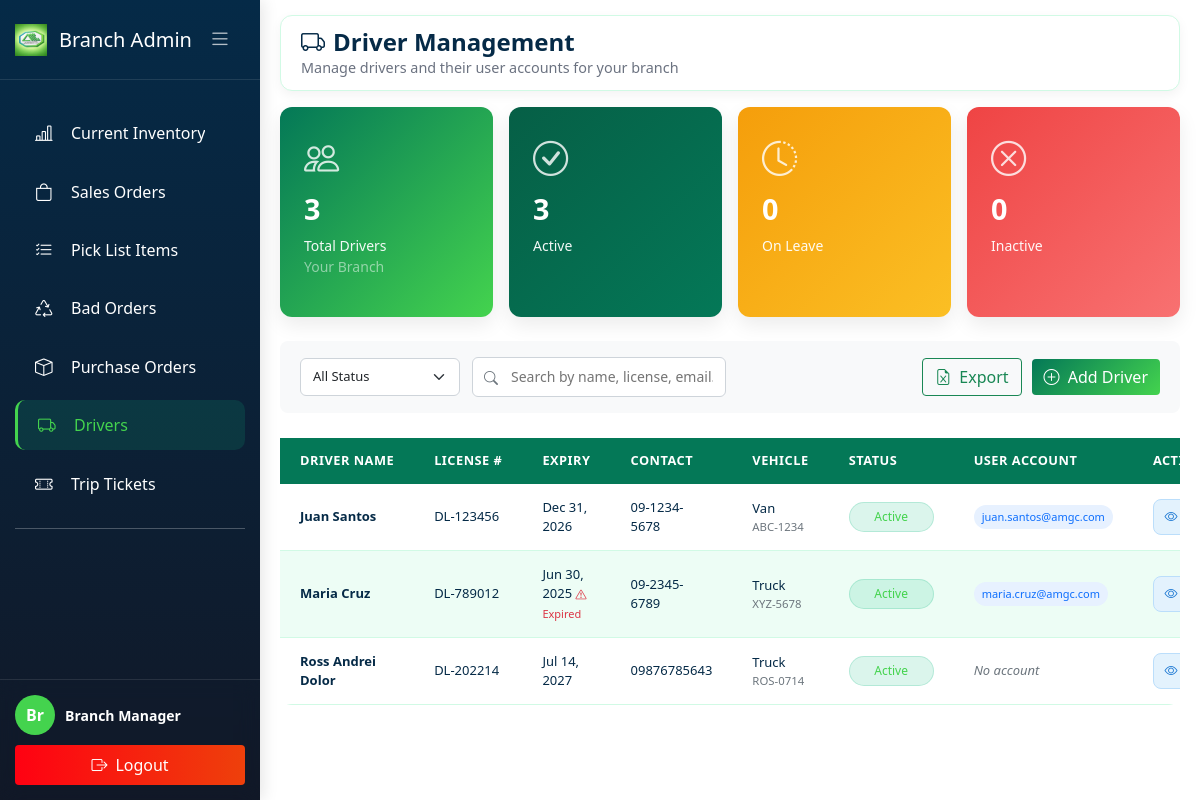
/BranchAdmin/drivers.php (signed in), run on an earlier commit of the app's database.
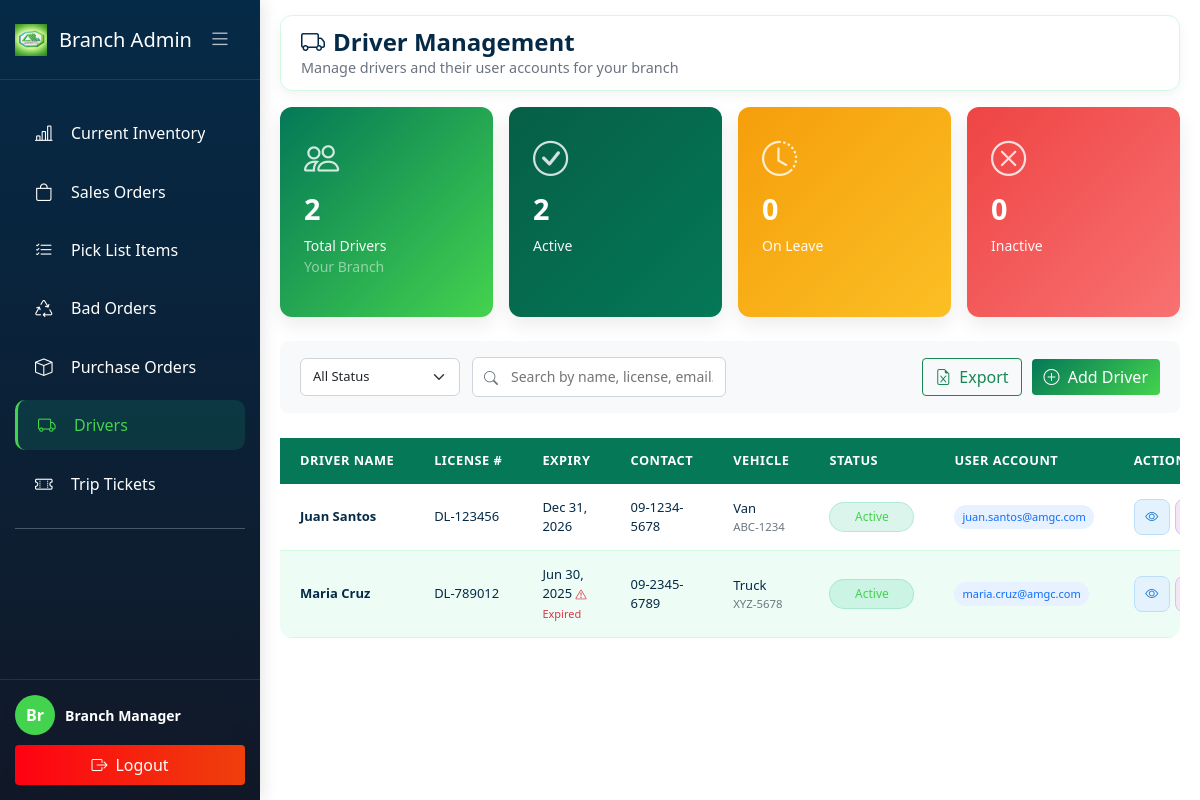
And on a later commit of the database.
### tables this page shows
CREATE TABLE `drivers` (
  `driver_id` int(11) NOT NULL,
  `user_id` int(11) DEFAULT NULL,
  `driver_name` varchar(100) NOT NULL,
  `license_number` varchar(50) NOT NULL,
  `license_expiry` date DEFAULT NULL,
  `contact_number` varchar(20) DEFAULT NULL,
  `vehicle_type` varchar(50) DEFAULT NULL,
  `vehicle_plate_number` varchar(50) DEFAULT NULL,
  `status` enum('active','inactive','on-leave') DEFAULT 'active',
  `branch_id` int(11) DEFAULT NULL,
  `created_at` timestamp NOT NULL DEFAULT current_timestamp(),
  `updated_at` timestamp NOT NULL DEFAULT current_timestamp() ON UPDATE current_timestamp()
);

CREATE TABLE `users` (
  `user_id` int(11) NOT NULL,
  `email` varchar(100) NOT NULL,
  `password_hash` varchar(255) NOT NULL,
  `first_name` varchar(50) NOT NULL,
  `last_name` varchar(50) NOT NULL,
  `role` enum('admin','branch_admin','warehouse','delivery','sales','global') NOT NULL,
  `department` varchar(100) DEFAULT NULL,
  `status` enum('active','inactive','suspended') DEFAULT 'active',
  `created_at` timestamp NOT NULL DEFAULT current_timestamp(),
  `updated_at` timestamp NOT NULL DEFAULT current_timestamp() ON UPDATE current_timestamp(),
  `branch_id` int(11) NOT NULL,
  `driver_id` int(11) DEFAULT NULL
);

### BranchAdmin/drivers.php (the view, shortened to what the changed rows need)
<?php
require_once '../config/database.php';
$branch_id = $_SESSION['branch_id'] ?? 0;
$view_all_branches = $_SESSION['view_all_branches'] ?? false;
$drivers_branch_column_exists = false;
$check_column = $conn->query("SHOW COLUMNS FROM drivers LIKE 'branch_id'");
if ($check_column && $check_column->num_rows > 0) {
    $drivers_branch_column_exists = true;
}
$branch_condition = "";
if ($drivers_branch_column_exists && !$view_all_branches) {
    $branch_condition = "AND d.branch_id = $branch_id";
}
$drivers_query = "
    SELECT
        d.driver_id,
        d.driver_name,
        d.license_number,
        d.license_expiry,
        d.contact_number,
        d.vehicle_type,
        d.vehicle_plate_number,
        d.status as driver_status,
        d.branch_id,
        d.created_at,
        d.updated_at,
        u.user_id,
        u.email,
        u.first_name,
        u.last_name,
        u.status as user_status,
        CONCAT(u.first_name, ' ', u.last_name) as user_full_name
    FROM drivers d
    LEFT JOIN users u ON d.driver_id = u.driver_id
    WHERE 1=1
    $branch_condition
    ORDER BY d.driver_name ASC
";
$drivers_result = $conn->query($drivers_query);
$drivers = $drivers_result->fetch_all(MYSQLI_ASSOC);
$total_drivers = count($drivers);
$active_drivers = count(array_filter($drivers, fn($d) => $d['driver_status'] === 'active'));
$statTotalDrivers = $total_drivers;
$statActiveDrivers = $active_drivers;
function getDriverStatusClass($status) {
    return match($status) {
        'active' => 'bg-success',
        'inactive' => 'bg-secondary',
        'on-leave' => 'bg-warning text-dark',
        default => 'bg-secondary'
    };
}
function getDriverStatusText($status) {
    return match($status) {
        'active' => 'Active',
        'inactive' => 'Inactive',
        'on-leave' => 'On Leave',
        default => ucfirst($status)
    };
}
function formatDate($dateStr) {
    $date = new DateTime($dateStr);
    return $date->format('M d, Y');
}
?>
<!DOCTYPE html>
<html lang="en">
<head>
    <link rel="stylesheet" href="../css/current_inventory.css">
    <link href="https://cdn.jsdelivr.net/npm/bootstrap@5.1.3/dist/css/bootstrap.min.css" rel="stylesheet">
    <link rel="stylesheet" href="https://cdn.jsdelivr.net/npm/bootstrap-icons@1.8.1/font/bootstrap-icons.css">
    <link href="https://cdn.jsdelivr.net/npm/sweetalert2@11/dist/sweetalert2.min.css" rel="stylesheet">
</head>
<body>
    <div id="appPage">
        <div class="main-content" id="mainContent">
            <div id="dashboardContent" class="page-content active">
                <div class="navbar-top">
                    <div class="page-title">
                        <h2><i class="bi bi-truck me-2"></i>Driver Management</h2>
                    </div>
                </div>
                <div class="row g-3 mb-4">
                    <div class="col-md-3 col-6">
                        <div class="stat-card total">
                            <i class="bi bi-people stat-icon"></i>
                            <div class="stat-value"><?= $statTotalDrivers ?></div>
                            <div class="stat-label">Total Drivers</div>
                            <?php if ($drivers_branch_column_exists && !$view_all_branches): ?>
                                <small class="d-block text-white-50">Your Branch</small>
                            <?php endif; ?>
                        </div>
                    </div>
                    <div class="col-md-3 col-6">
                        <div class="stat-card complete">
                            <i class="bi bi-check-circle stat-icon"></i>
                            <div class="stat-value"><?= $statActiveDrivers ?></div>
                            <div class="stat-label">Active</div>
                        </div>
                    </div>
                </div>
                <div class="table-responsive">
                    <table class="table driver-table" id="driversTable">
                        <thead>
                            <tr>
                                <th class="col-name">DRIVER NAME</th>
                                <th class="col-license">LICENSE #</th>
                                <th class="col-license">EXPIRY</th>
                                <th class="col-contact">CONTACT</th>
                                <th class="col-vehicle">VEHICLE</th>
                                <th class="col-status">STATUS</th>
                                <th class="col-user">USER ACCOUNT</th>
                                <th class="col-actions">ACTIONS</th>
                            </tr>
                        </thead>
                        <tbody id="driversTableBody">
                            <?php if (empty($drivers)): ?>
                            <tr>
                                <td colspan="<?= ($drivers_branch_column_exists && $view_all_branches) ? '9' : '8' ?>" class="empty-state-table">
                                    <i class="bi bi-truck"></i>
                                    <h5>No Drivers Found</h5>
                                    <p class="text-muted">Click "Add Driver" to create a new driver with user account.</p>
                                    <button class="btn btn-primary mt-2" onclick="showAddDriverModal()">
                                        <i class="bi bi-plus-circle me-1"></i> Add Driver
                                    </button>
                                </td>
                            </tr>
                            <?php else: ?>
                                <?php foreach ($drivers as $driver):
                                    $license_expiry = $driver['license_expiry'] ? new DateTime($driver['license_expiry']) : null;
                                    $today = new DateTime();
                                    $days_to_expiry = $license_expiry ? $today->diff($license_expiry)->days : null;
                                    $expiry_warning = $license_expiry && $license_expiry < $today ? 'expired' : ($days_to_expiry && $days_to_expiry <= 30 ? 'warning' : 'ok');
                                ?>
                                <tr class="driver-row"
                                    data-id="<?= $driver['driver_id'] ?>"
                                    data-name="<?= htmlspecialchars($driver['driver_name']) ?>"
                                    data-license="<?= htmlspecialchars($driver['license_number']) ?>"
                                    data-status="<?= $driver['driver_status'] ?>">
                                    <td class="col-name">
                                        <strong><?= htmlspecialchars($driver['driver_name']) ?></strong>
                                    </td>
                                    <td class="col-license"><?= htmlspecialchars($driver['license_number']) ?></td>
                                    <td class="col-license">
                                        <?= formatDate($driver['license_expiry']) ?>
                                        <?php if ($expiry_warning == 'expired'): ?>
                                            <span class="license-expiry-warning"><i class="bi bi-exclamation-triangle"></i> Expired</span>
                                        <?php elseif ($expiry_warning == 'warning'): ?>
                                            <span class="license-expiry-warning"><i class="bi bi-clock"></i> <?= $days_to_expiry ?> days</span>
                                        <?php endif; ?>
                                    </td>
                                    <td class="col-contact"><?= htmlspecialchars($driver['contact_number'] ?? 'N/A') ?></td>
                                    <td class="col-vehicle">
                                        <?= htmlspecialchars($driver['vehicle_type'] ?? 'N/A') ?>
                                        <small class="d-block text-muted"><?= htmlspecialchars($driver['vehicle_plate_number'] ?? '') ?></small>
                                    </td>
                                    <td class="col-status">
                                        <span class="status-badge <?= getDriverStatusClass($driver['driver_status']) ?>">
                                            <?= getDriverStatusText($driver['driver_status']) ?>
                                        </span>
                                    </td>
                                    <td class="col-user">
                                        <?php if ($driver['user_id']): ?>
                                            <span class="user-badge">
                                                <?= htmlspecialchars($driver['email']) ?>
                                            </span>
                                        <?php else: ?>
                                            <span class="text-muted fst-italic">No account</span>
                                        <?php endif; ?>
                                    </td>
                                    <td class="col-actions">
                                        <div class="action-buttons">
                                            <button class="btn-action btn-view" onclick="viewDriver(<?= $driver['driver_id'] ?>)" title="View">
                                                <i class="bi bi-eye"></i>
                                            </button>
                                            <button class="btn-action btn-edit" onclick="editDriver(<?= $driver['driver_id'] ?>)" title="Edit">
                                            </button>
                                        </div>
                                    </td>
                                </tr>
                                <?php endforeach; ?>
                            <?php endif; ?>
                        </tbody>
                    </table>
                </div>
            </div>
        </div>
    </div>
</body>
</html>

What changed in the data, as far as the page shows it:
removed drivers: driver_name "Ross Andrei Dolor", license_number "DL-202214", license_expiry "Jul 14, 2027", contact_number "09876785643", vehicle_type "Truck", vehicle_plate_number "ROS-0714", status "Active", shows "No account"
Also different on the page:
$statTotalDrivers: "3" → "2"
$statActiveDrivers: "3" → "2"
